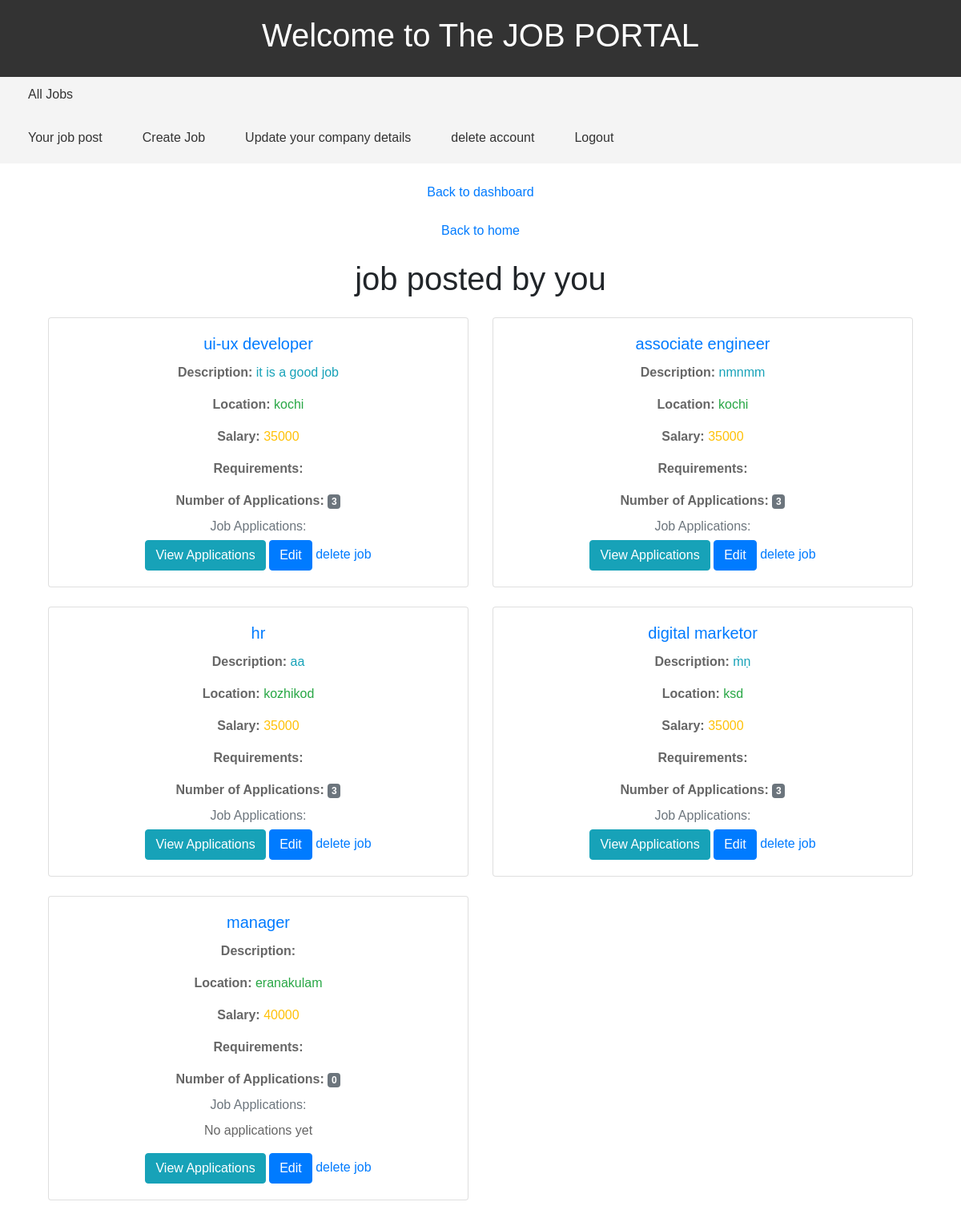
Page /job/manage-jobs/ (signed in) on the committed database.
### job/models.py (models this page shows, shortened)
class Job (models.Model):
    user = models. ForeignKey (User, on_delete=models.CASCADE)
    company = models. ForeignKey (Company, on_delete=models.CASCADE)
    title = models. CharField(max_length=100)
    location = models. CharField(max_length=100)
    salary = models. PositiveIntegerField(default=35000)
    is_available=models.BooleanField(default=True)
    timestamb=models.DateTimeField(auto_now_add=True)
    job_description = models.TextField(null=True,blank=True)
    required_qualifications = models.CharField(max_length=50,null=True,blank=True)
    responsibilities = models.TextField(null=True,blank=True)
    application_Deadline = models.DateField(null=True,blank=True)
    option = (('Full-time', 'Full-time'), ('Part-time', 'Part-time'), ('Contract', 'Contract'), ('etc', 'etc'))
    Employment_Type = models.CharField(choices=option, max_length=20,null=True,blank=True)
    Company_Benefits = models.TextField(null=True,blank=True)
    How_to_Apply = models.TextField(null=True,blank=True)
    cover_letter=models.CharField(max_length=20,null=True,blank=True)
    status_choices = (('Accepted', 'Accepted'),
                      ('Declined', 'Declined'),
                      ('Pending', 'Pending'))
    status = models.CharField(max_length=20, choices=status_choices,null=True)

### job/views.py (the view)
# urls.py: path('manage-jobs/',manage_jobs,name="manage-jobs"),
def manage_jobs(request):
    jobs=Job.objects.filter(user=request.user,company=request.user.company)
    context={"jobs":jobs}
    return render(request, 'job/manage_job.html',context)

### templates/job/manage_job.html (shortened to what this page needs)
{% extends 'users/base.html' %}
{% block content %}
<div class="container">
    <h1 class="my-4">job posted by you</h1>
    <div class="row">
        {% for job in jobs %}
        <div class="col-md-6 mb-4">
            <div class="card">
                <div class="card-body">
                    <h5 class="card-title text-primary">{{ job.title }}</h5>
                    <p class="card-text"><strong>Description:</strong> <span class="text-info">{{ job.job_description }}</span></p>
                    <p class="card-text"><strong>Location:</strong> <span class="text-success">{{ job.location }}</span></p>
                    <p class="card-text"><strong>Salary:</strong> <span class="text-warning">{{ job.salary }}</span></p>
                    <p class="card-text"><strong>Requirements:</strong> </p>
                    <p class="card-text"><strong>Number of Applications:</strong> <span class="badge badge-secondary">{{ job.applyjob_set.count }}</span></p>
                    <h6 class="card-subtitle mb-2 text-muted">Job Applications:</h6>
                    {% for application in job.applyjob_set.all %}
                    {% empty %}
                        <p class="card-text">No applications yet</p>
                    {% endfor %}
                    <a href="{% url 'all-applicant' job.pk %}" class="btn btn-info">View Applications</a>
                    <a href="{% url 'update-job' job.pk %}" class="btn btn-primary">Edit</a>
                    <a href="{% url 'company-delete' job.pk%}">delete job </a>
                </div>
            </div>
        </div>
        {% empty %}
            <div class="col-md-12">
                <p>No jobs found</p>
            </div>
        {% endfor %}
    </div>
</div>
{% endblock %}

### templates/users/base.html (style rules this page uses)
body { font-family: Arial, sans-serif; margin: 0; padding: 0; }
.container { margin: 20px auto; text-align: center; }
.container p { color: #666; margin-top: 10px; }

### rows in the picture
Job: title "ui-ux developer", job_description "it is a good job", location "kochi", salary "35000", applyjob_set.count "3"
Job: title "associate engineer", job_description "nmnmm", location "kochi", salary "35000", applyjob_set.count "3"
Job: title "hr", job_description "aa", location "kozhikod", salary "35000", applyjob_set.count "3"
Job: title "digital marketor", job_description "ṁṇ", location "ksd", salary "35000", applyjob_set.count "3"
Job: title "manager", location "eranakulam", salary "40000", applyjob_set.count "0"
